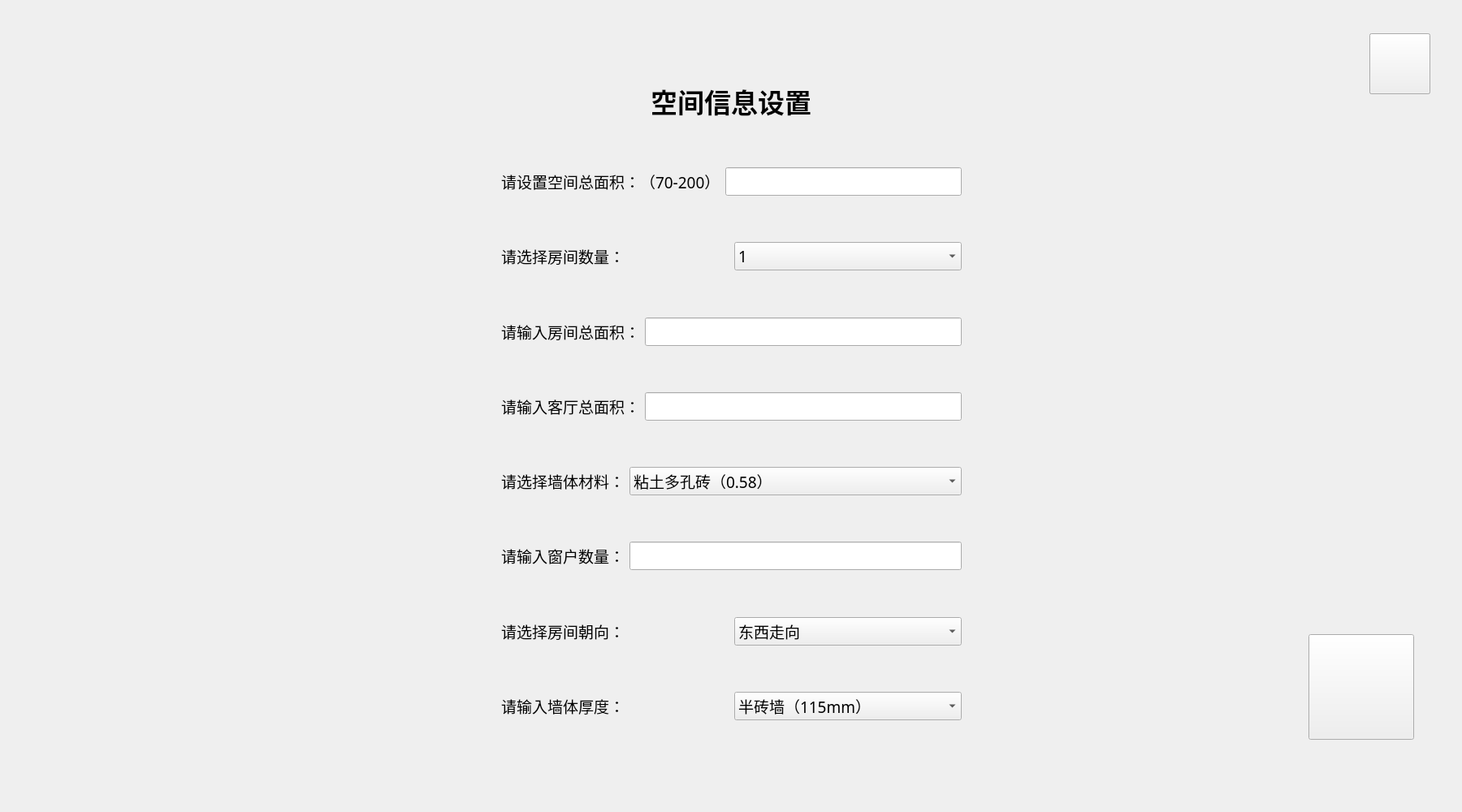
<?xml version="1.0" encoding="UTF-8"?>
<ui version="4.0">
 <class>choose_info</class>
 <widget class="QWidget" name="choose_info">
  <property name="geometry">
   <rect>
    <x>0</x>
    <y>0</y>
    <width>1800</width>
    <height>1000</height>
   </rect>
  </property>
  <property name="windowTitle">
   <string>Form</string>
  </property>
  <layout class="QGridLayout" name="gridLayout_2">
   <item row="0" column="0">
    <widget class="QWidget" name="widget_2" native="true">
     <widget class="QWidget" name="widget" native="true">
      <property name="geometry">
       <rect>
        <x>606</x>
        <y>89</y>
        <width>567</width>
        <height>838</height>
       </rect>
      </property>
      <layout class="QVBoxLayout" name="verticalLayout">
       <item alignment="Qt::AlignHCenter">
        <widget class="QLabel" name="label">
         <property name="font">
          <font>
           <family>微软雅黑 Light</family>
           <pointsize>25</pointsize>
           <weight>75</weight>
           <italic>false</italic>
           <bold>true</bold>
          </font>
         </property>
         <property name="text">
          <string>空间信息设置</string>
         </property>
        </widget>
       </item>
       <item>
        <spacer name="verticalSpacer_5">
         <property name="orientation">
          <enum>Qt::Vertical</enum>
         </property>
         <property name="sizeHint" stdset="0">
          <size>
           <width>20</width>
           <height>40</height>
          </size>
         </property>
        </spacer>
       </item>
       <item>
        <layout class="QHBoxLayout" name="horizontalLayout_10">
         <item>
          <layout class="QHBoxLayout" name="horizontalLayout_9">
           <item>
            <layout class="QHBoxLayout" name="horizontalLayout">
             <item>
              <widget class="QLabel" name="label_2">
               <property name="font">
                <font>
                 <family>微软雅黑 Light</family>
                 <pointsize>14</pointsize>
                </font>
               </property>
               <property name="text">
                <string>请设置空间总面积：（70-200）</string>
               </property>
              </widget>
             </item>
             <item>
              <widget class="QLineEdit" name="tot_area">
               <property name="font">
                <font>
                 <family>微软雅黑 Light</family>
                 <pointsize>14</pointsize>
                </font>
               </property>
              </widget>
             </item>
            </layout>
           </item>
          </layout>
         </item>
        </layout>
       </item>
       <item>
        <spacer name="verticalSpacer">
         <property name="orientation">
          <enum>Qt::Vertical</enum>
         </property>
         <property name="sizeHint" stdset="0">
          <size>
           <width>20</width>
           <height>40</height>
          </size>
         </property>
        </spacer>
       </item>
       <item>
        <layout class="QHBoxLayout" name="horizontalLayout_12">
         <item>
          <layout class="QHBoxLayout" name="horizontalLayout_11">
           <item>
            <layout class="QHBoxLayout" name="horizontalLayout_2">
             <item>
              <widget class="QLabel" name="label_3">
               <property name="font">
                <font>
                 <family>微软雅黑 Light</family>
                 <pointsize>14</pointsize>
                </font>
               </property>
               <property name="text">
                <string>请选择房间数量：</string>
               </property>
              </widget>
             </item>
             <item>
              <widget class="QComboBox" name="room_num">
               <property name="font">
                <font>
                 <family>微软雅黑 Light</family>
                 <pointsize>14</pointsize>
                </font>
               </property>
               <item>
                <property name="text">
                 <string>1</string>
                </property>
               </item>
               <item>
                <property name="text">
                 <string>2</string>
                </property>
               </item>
               <item>
                <property name="text">
                 <string>3</string>
                </property>
               </item>
               <item>
                <property name="text">
                 <string>4</string>
                </property>
               </item>
              </widget>
             </item>
            </layout>
           </item>
          </layout>
         </item>
        </layout>
       </item>
       <item>
        <spacer name="verticalSpacer_2">
         <property name="orientation">
          <enum>Qt::Vertical</enum>
         </property>
         <property name="sizeHint" stdset="0">
          <size>
           <width>20</width>
           <height>40</height>
          </size>
         </property>
        </spacer>
       </item>
       <item>
        <layout class="QHBoxLayout" name="horizontalLayout_3">
         <item>
          <widget class="QLabel" name="label_4">
           <property name="font">
            <font>
             <family>微软雅黑 Light</family>
             <pointsize>14</pointsize>
            </font>
           </property>
           <property name="text">
            <string>请输入房间总面积：</string>
           </property>
          </widget>
         </item>
         <item>
          <widget class="QLineEdit" name="room_area">
           <property name="font">
            <font>
             <family>微软雅黑 Light</family>
             <pointsize>14</pointsize>
            </font>
           </property>
          </widget>
         </item>
        </layout>
       </item>
       <item>
        <spacer name="verticalSpacer_3">
         <property name="orientation">
          <enum>Qt::Vertical</enum>
         </property>
         <property name="sizeHint" stdset="0">
          <size>
           <width>20</width>
           <height>40</height>
          </size>
         </property>
        </spacer>
       </item>
       <item>
        <layout class="QHBoxLayout" name="horizontalLayout_4">
         <item>
          <widget class="QLabel" name="label_5">
           <property name="font">
            <font>
             <family>微软雅黑 Light</family>
             <pointsize>14</pointsize>
            </font>
           </property>
           <property name="text">
            <string>请输入客厅总面积：</string>
           </property>
          </widget>
         </item>
         <item>
          <widget class="QLineEdit" name="livingroom_area">
           <property name="font">
            <font>
             <family>微软雅黑 Light</family>
             <pointsize>14</pointsize>
            </font>
           </property>
          </widget>
         </item>
        </layout>
       </item>
       <item>
        <spacer name="verticalSpacer_4">
         <property name="orientation">
          <enum>Qt::Vertical</enum>
         </property>
         <property name="sizeHint" stdset="0">
          <size>
           <width>20</width>
           <height>40</height>
          </size>
         </property>
        </spacer>
       </item>
       <item>
        <layout class="QHBoxLayout" name="horizontalLayout_5">
         <item>
          <widget class="QLabel" name="label_6">
           <property name="font">
            <font>
             <family>微软雅黑 Light</family>
             <pointsize>14</pointsize>
            </font>
           </property>
           <property name="text">
            <string>请选择墙体材料：</string>
           </property>
          </widget>
         </item>
         <item>
          <widget class="QComboBox" name="material_id">
           <property name="font">
            <font>
             <family>微软雅黑 Light</family>
             <pointsize>14</pointsize>
            </font>
           </property>
           <item>
            <property name="text">
             <string>粘土多孔砖（0.58）</string>
            </property>
           </item>
           <item>
            <property name="text">
             <string>灰砂砖240（1.10）</string>
            </property>
           </item>
           <item>
            <property name="text">
             <string>炉渣砖240（0.81）</string>
            </property>
           </item>
           <item>
            <property name="text">
             <string>煤矸石烧结砖（0.63）</string>
            </property>
           </item>
           <item>
            <property name="text">
             <string>粉煤灰烧结砖（0.50）</string>
            </property>
           </item>
           <item>
            <property name="text">
             <string>混凝土双排孔砌块190（0.68）</string>
            </property>
           </item>
           <item>
            <property name="text">
             <string>混凝土多孔砖（0.80）</string>
            </property>
           </item>
           <item>
            <property name="text">
             <string>混凝土砌块内填膨胀珍珠岩（单排孔）（0.33）</string>
            </property>
           </item>
           <item>
            <property name="text">
             <string>煤矸石砌块内填膨胀珍珠岩（0.27）</string>
            </property>
           </item>
           <item>
            <property name="text">
             <string>ALC加气混凝土砌块（0.20）</string>
            </property>
           </item>
           <item>
            <property name="text">
             <string>粉煤灰加气混凝土砌块（0.22）</string>
            </property>
           </item>
           <item>
            <property name="text">
             <string>页岩模数烧结砖（0.45）</string>
            </property>
           </item>
          </widget>
         </item>
        </layout>
       </item>
       <item>
        <spacer name="verticalSpacer_8">
         <property name="orientation">
          <enum>Qt::Vertical</enum>
         </property>
         <property name="sizeHint" stdset="0">
          <size>
           <width>20</width>
           <height>38</height>
          </size>
         </property>
        </spacer>
       </item>
       <item>
        <layout class="QHBoxLayout" name="horizontalLayout_6">
         <item>
          <widget class="QLabel" name="label_7">
           <property name="font">
            <font>
             <family>微软雅黑 Light</family>
             <pointsize>14</pointsize>
            </font>
           </property>
           <property name="text">
            <string>请输入窗户数量：</string>
           </property>
          </widget>
         </item>
         <item>
          <widget class="QLineEdit" name="window_num">
           <property name="font">
            <font>
             <family>微软雅黑 Light</family>
             <pointsize>14</pointsize>
            </font>
           </property>
          </widget>
         </item>
        </layout>
       </item>
       <item>
        <spacer name="verticalSpacer_9">
         <property name="orientation">
          <enum>Qt::Vertical</enum>
         </property>
         <property name="sizeHint" stdset="0">
          <size>
           <width>20</width>
           <height>38</height>
          </size>
         </property>
        </spacer>
       </item>
       <item>
        <layout class="QHBoxLayout" name="horizontalLayout_7">
         <item>
          <widget class="QLabel" name="label_8">
           <property name="font">
            <font>
             <family>微软雅黑 Light</family>
             <pointsize>14</pointsize>
            </font>
           </property>
           <property name="text">
            <string>请选择房间朝向：</string>
           </property>
          </widget>
         </item>
         <item>
          <widget class="QComboBox" name="oriention">
           <property name="font">
            <font>
             <family>微软雅黑 Light</family>
             <pointsize>14</pointsize>
            </font>
           </property>
           <item>
            <property name="text">
             <string>东西走向</string>
            </property>
           </item>
           <item>
            <property name="text">
             <string>南北走向</string>
            </property>
           </item>
          </widget>
         </item>
        </layout>
       </item>
       <item>
        <spacer name="verticalSpacer_10">
         <property name="orientation">
          <enum>Qt::Vertical</enum>
         </property>
         <property name="sizeHint" stdset="0">
          <size>
           <width>20</width>
           <height>38</height>
          </size>
         </property>
        </spacer>
       </item>
       <item>
        <layout class="QHBoxLayout" name="horizontalLayout_8">
         <item>
          <widget class="QLabel" name="label_9">
           <property name="font">
            <font>
             <family>微软雅黑 Light</family>
             <pointsize>14</pointsize>
            </font>
           </property>
           <property name="text">
            <string>请输入墙体厚度：</string>
           </property>
          </widget>
         </item>
         <item>
          <widget class="QComboBox" name="comboBox">
           <property name="font">
            <font>
             <family>微软雅黑 Light</family>
             <pointsize>14</pointsize>
            </font>
           </property>
           <item>
            <property name="text">
             <string>半砖墙（115mm）</string>
            </property>
           </item>
           <item>
            <property name="text">
             <string>一砖墙（240mm）</string>
            </property>
           </item>
           <item>
            <property name="text">
             <string>一砖半墙（365mm）</string>
            </property>
           </item>
           <item>
            <property name="text">
             <string>二砖墙（490mm）</string>
            </property>
           </item>
           <item>
            <property name="text">
             <string>3/4砖墙（180mm）</string>
            </property>
           </item>
          </widget>
         </item>
        </layout>
       </item>
       <item>
        <spacer name="verticalSpacer_11">
         <property name="orientation">
          <enum>Qt::Vertical</enum>
         </property>
         <property name="sizeHint" stdset="0">
          <size>
           <width>20</width>
           <height>32</height>
          </size>
         </property>
        </spacer>
       </item>
       <item>
        <layout class="QHBoxLayout" name="horizontalLayout_15">
         <item>
          <layout class="QHBoxLayout" name="horizontalLayout_14">
           <item>
            <layout class="QHBoxLayout" name="horizontalLayout_13"/>
           </item>
          </layout>
         </item>
        </layout>
       </item>
      </layout>
      <zorder>label</zorder>
      <zorder>verticalSpacer_8</zorder>
      <zorder>verticalSpacer_9</zorder>
      <zorder>verticalSpacer_10</zorder>
      <zorder>verticalSpacer_11</zorder>
     </widget>
     <widget class="QPushButton" name="pushButton_4">
      <property name="geometry">
       <rect>
        <x>1600</x>
        <y>770</y>
        <width>130</width>
        <height>130</height>
       </rect>
      </property>
      <property name="styleSheet">
       <string notr="true">border-image: url(:/逻辑图标/逻辑小图标/下一页按钮.png);</string>
      </property>
      <property name="text">
       <string/>
      </property>
     </widget>
     <widget class="QPushButton" name="pushButton">
      <property name="geometry">
       <rect>
        <x>1675</x>
        <y>30</y>
        <width>75</width>
        <height>75</height>
       </rect>
      </property>
      <property name="styleSheet">
       <string notr="true">border-image: url(:/逻辑图标/逻辑小图标/音乐.png);</string>
      </property>
      <property name="text">
       <string/>
      </property>
     </widget>
     <widget class="QPushButton" name="stop_button">
      <property name="geometry">
       <rect>
        <x>1675</x>
        <y>30</y>
        <width>75</width>
        <height>75</height>
       </rect>
      </property>
      <property name="styleSheet">
       <string notr="true">border-image: url(:/逻辑图标/逻辑小图标/暂停音乐.png);</string>
      </property>
      <property name="text">
       <string/>
      </property>
     </widget>
    </widget>
   </item>
  </layout>
 </widget>
 <resources/>
 <connections/>
</ui>
